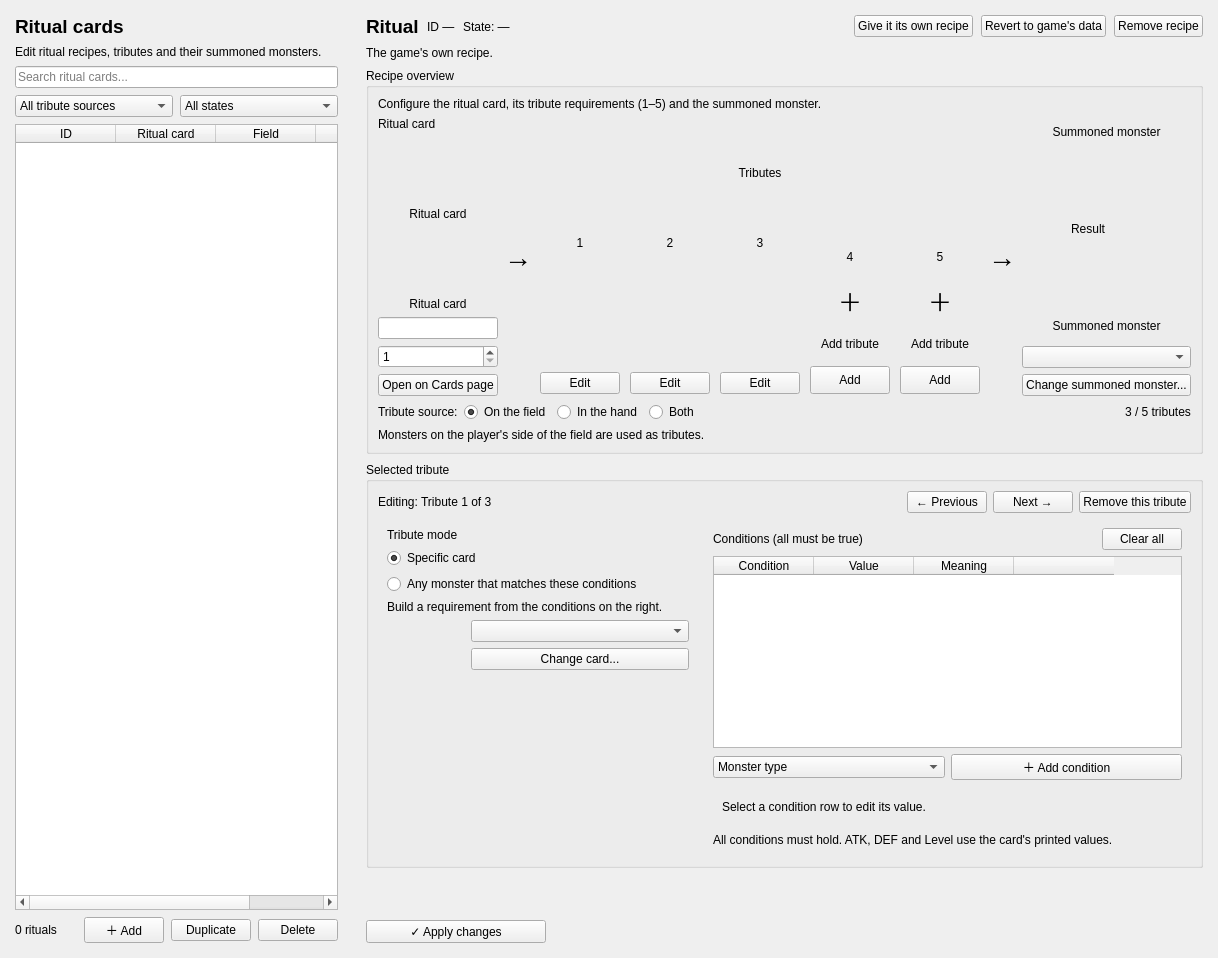
<?xml version="1.0" encoding="UTF-8"?>
<ui version="4.0">
 <class>WorkspacePage</class>
 <widget class="QWidget" name="WorkspacePage">
  <layout class="QHBoxLayout" name="ritualsPageLayout">
   <property name="spacing"><number>10</number></property><property name="leftMargin"><number>6</number></property><property name="topMargin"><number>6</number></property><property name="rightMargin"><number>6</number></property><property name="bottomMargin"><number>6</number></property>
   <item>
    <widget class="QFrame" name="ritualListPanel">
     <property name="minimumSize"><size><width>320</width><height>0</height></size></property><property name="maximumSize"><size><width>390</width><height>16777215</height></size></property>
     <layout class="QVBoxLayout" name="ritualListLayout">
      <property name="spacing"><number>7</number></property>
      <item><widget class="QLabel" name="ritualListTitle"><property name="text"><string>Ritual cards</string></property><property name="styleSheet"><string notr="true">font-size:19px;font-weight:700;</string></property></widget></item>
      <item><widget class="QLabel" name="ritualListSummary"><property name="text"><string>Edit ritual recipes, tributes and their summoned monsters.</string></property><property name="wordWrap"><bool>true</bool></property></widget></item>
      <item><widget class="QLineEdit" name="ritualSearchEdit"><property name="placeholderText"><string>Search ritual cards...</string></property></widget></item>
      <item><layout class="QHBoxLayout" name="ritualFiltersLayout">
       <item><widget class="QComboBox" name="ritualSourceFilter"><item><property name="text"><string>All tribute sources</string></property></item><item><property name="text"><string>On the field</string></property></item><item><property name="text"><string>In the hand</string></property></item><item><property name="text"><string>Both</string></property></item></widget></item>
       <item><widget class="QComboBox" name="ritualStateFilter"><item><property name="text"><string>All states</string></property></item><item><property name="text"><string>Stock</string></property></item><item><property name="text"><string>Changed</string></property></item><item><property name="text"><string>Added</string></property></item><item><property name="text"><string>No recipe</string></property></item><item><property name="text"><string>Uses base recipe</string></property></item></widget></item>
      </layout></item>
      <item><widget class="QTableWidget" name="ritualTable"><property name="columnCount"><number>4</number></property><property name="rowCount"><number>0</number></property><property name="selectionBehavior"><enum>QAbstractItemView::SelectionBehavior::SelectRows</enum></property><property name="selectionMode"><enum>QAbstractItemView::SelectionMode::SingleSelection</enum></property><property name="editTriggers"><set>QAbstractItemView::EditTrigger::NoEditTriggers</set></property><property name="alternatingRowColors"><bool>true</bool></property><attribute name="verticalHeaderVisible"><bool>false</bool></attribute><column><property name="text"><string>ID</string></property></column><column><property name="text"><string>Ritual card</string></property></column><column><property name="text"><string>Field</string></property></column><column><property name="text"><string>State</string></property></column></widget></item>
      <item><layout class="QHBoxLayout" name="ritualListFooter"><item><widget class="QLabel" name="ritualCountLabel"><property name="text"><string>0 rituals</string></property></widget></item><item><spacer name="ritualListFooterSpacer"><property name="orientation"><enum>Qt::Orientation::Horizontal</enum></property><property name="sizeHint" stdset="0"><size><width>20</width><height>20</height></size></property></spacer></item><item><widget class="QPushButton" name="addRitualButton"><property name="text"><string>＋ Add</string></property></widget></item><item><widget class="QPushButton" name="duplicateRitualButton"><property name="text"><string>Duplicate</string></property></widget></item><item><widget class="QPushButton" name="deleteRitualButton"><property name="text"><string>Delete</string></property></widget></item></layout></item>
     </layout>
    </widget>
   </item>
   <item>
    <widget class="QFrame" name="ritualEditorPanel">
     <layout class="QVBoxLayout" name="ritualEditorLayout">
      <property name="spacing"><number>8</number></property>
      <item><layout class="QHBoxLayout" name="ritualHeaderLayout"><item><widget class="QLabel" name="ritualHeadingLabel"><property name="text"><string>Ritual</string></property><property name="styleSheet"><string notr="true">font-size:19px;font-weight:700;</string></property></widget></item><item><widget class="QLabel" name="ritualIdLabel"><property name="text"><string>ID —</string></property></widget></item><item><widget class="QLabel" name="ritualStateLabel"><property name="text"><string>State: —</string></property></widget></item><item><spacer name="ritualHeaderSpacer"><property name="orientation"><enum>Qt::Orientation::Horizontal</enum></property><property name="sizeHint" stdset="0"><size><width>40</width><height>20</height></size></property></spacer></item><item><widget class="QPushButton" name="giveOwnRecipeButton"><property name="text"><string>Give it its own recipe</string></property></widget></item><item><widget class="QPushButton" name="revertRitualButton"><property name="text"><string>Revert to game's data</string></property></widget></item><item><widget class="QPushButton" name="removeRecipeButton"><property name="text"><string>Remove recipe</string></property></widget></item></layout></item>
      <item><widget class="QLabel" name="ritualStatusLabel"><property name="text"><string>The game's own recipe.</string></property></widget></item>
      <item><widget class="QGroupBox" name="recipeOverviewGroup"><property name="title"><string>Recipe overview</string></property><layout class="QVBoxLayout" name="recipeOverviewLayout">
       <item><widget class="QLabel" name="ritualRecipeSummaryLabel"><property name="text"><string>Configure the ritual card, its tribute requirements (1–5) and the summoned monster.</string></property></widget></item>
       <item><layout class="QHBoxLayout" name="ritualTopLayout">
        <item><layout class="QVBoxLayout" name="ritualCardGroupLayout"><item><widget class="QLabel" name="ritualCardGroupLabel"><property name="text"><string>Ritual card</string></property></widget></item><item><widget class="QLabel" name="ritualCardPreview"><property name="minimumSize"><size><width>112</width><height>154</height></size></property><property name="maximumSize"><size><width>132</width><height>178</height></size></property><property name="alignment"><set>Qt::AlignmentFlag::AlignCenter</set></property><property name="text"><string>Ritual card</string></property></widget></item><item><widget class="QLabel" name="ritualCardNameEditLabel"><property name="text"><string>Ritual card</string></property><property name="alignment"><set>Qt::AlignmentFlag::AlignCenter</set></property></widget></item><item><widget class="QLineEdit" name="ritualCardNameEdit"><property name="visible"><bool>false</bool></property><property name="readOnly"><bool>true</bool></property></widget></item><item><widget class="QSpinBox" name="ritualCardIdSpin"><property name="visible"><bool>false</bool></property><property name="minimum"><number>1</number></property><property name="maximum"><number>9999</number></property></widget></item><item><widget class="QPushButton" name="openRitualCardButton"><property name="visible"><bool>false</bool></property><property name="text"><string>Open on Cards page</string></property></widget></item></layout></item>
        <item><widget class="QLabel" name="ritualArrowLabel"><property name="text"><string>→</string></property><property name="styleSheet"><string notr="true">font-size:28px;</string></property></widget></item>
        <item><layout class="QVBoxLayout" name="tributeSlotsBox"><item><widget class="QLabel" name="tributeSlotsTitle"><property name="text"><string>Tributes</string></property><property name="alignment"><set>Qt::AlignmentFlag::AlignCenter</set></property></widget></item><item><layout class="QHBoxLayout" name="tributeSlotsLayout">
         <item><widget class="QFrame" name="tributeSlot1"><layout class="QVBoxLayout" name="tributeSlot1Layout"><property name="leftMargin"><number>2</number></property><property name="topMargin"><number>2</number></property><property name="rightMargin"><number>2</number></property><property name="bottomMargin"><number>2</number></property><property name="spacing"><number>2</number></property><item><widget class="QLabel" name="tributeSlot1Title"><property name="text"><string>1</string></property><property name="alignment"><set>Qt::AlignmentFlag::AlignCenter</set></property></widget></item><item><widget class="QLabel" name="tributeSlot1Preview"><property name="minimumSize"><size><width>64</width><height>86</height></size></property><property name="maximumSize"><size><width>64</width><height>86</height></size></property><property name="alignment"><set>Qt::AlignmentFlag::AlignCenter</set></property></widget></item><item><widget class="QLabel" name="tributeSlot1Summary"><property name="minimumSize"><size><width>0</width><height>30</height></size></property><property name="maximumSize"><size><width>16777215</width><height>30</height></size></property><property name="wordWrap"><bool>true</bool></property><property name="alignment"><set>Qt::AlignmentFlag::AlignCenter</set></property></widget></item><item><widget class="QPushButton" name="selectTribute1Button"><property name="maximumSize"><size><width>16777215</width><height>28</height></size></property><property name="text"><string>Edit</string></property></widget></item></layout></widget></item>
         <item><widget class="QFrame" name="tributeSlot2"><layout class="QVBoxLayout" name="tributeSlot2Layout"><property name="leftMargin"><number>2</number></property><property name="topMargin"><number>2</number></property><property name="rightMargin"><number>2</number></property><property name="bottomMargin"><number>2</number></property><property name="spacing"><number>2</number></property><item><widget class="QLabel" name="tributeSlot2Title"><property name="text"><string>2</string></property><property name="alignment"><set>Qt::AlignmentFlag::AlignCenter</set></property></widget></item><item><widget class="QLabel" name="tributeSlot2Preview"><property name="minimumSize"><size><width>64</width><height>86</height></size></property><property name="maximumSize"><size><width>64</width><height>86</height></size></property><property name="alignment"><set>Qt::AlignmentFlag::AlignCenter</set></property></widget></item><item><widget class="QLabel" name="tributeSlot2Summary"><property name="minimumSize"><size><width>0</width><height>30</height></size></property><property name="maximumSize"><size><width>16777215</width><height>30</height></size></property><property name="wordWrap"><bool>true</bool></property><property name="alignment"><set>Qt::AlignmentFlag::AlignCenter</set></property></widget></item><item><widget class="QPushButton" name="selectTribute2Button"><property name="maximumSize"><size><width>16777215</width><height>28</height></size></property><property name="text"><string>Edit</string></property></widget></item></layout></widget></item>
         <item><widget class="QFrame" name="tributeSlot3"><layout class="QVBoxLayout" name="tributeSlot3Layout"><property name="leftMargin"><number>2</number></property><property name="topMargin"><number>2</number></property><property name="rightMargin"><number>2</number></property><property name="bottomMargin"><number>2</number></property><property name="spacing"><number>2</number></property><item><widget class="QLabel" name="tributeSlot3Title"><property name="text"><string>3</string></property><property name="alignment"><set>Qt::AlignmentFlag::AlignCenter</set></property></widget></item><item><widget class="QLabel" name="tributeSlot3Preview"><property name="minimumSize"><size><width>64</width><height>86</height></size></property><property name="maximumSize"><size><width>64</width><height>86</height></size></property><property name="alignment"><set>Qt::AlignmentFlag::AlignCenter</set></property></widget></item><item><widget class="QLabel" name="tributeSlot3Summary"><property name="minimumSize"><size><width>0</width><height>30</height></size></property><property name="maximumSize"><size><width>16777215</width><height>30</height></size></property><property name="wordWrap"><bool>true</bool></property><property name="alignment"><set>Qt::AlignmentFlag::AlignCenter</set></property></widget></item><item><widget class="QPushButton" name="selectTribute3Button"><property name="maximumSize"><size><width>16777215</width><height>28</height></size></property><property name="text"><string>Edit</string></property></widget></item></layout></widget></item>
         <item><widget class="QFrame" name="tributeSlot4"><layout class="QVBoxLayout" name="tributeSlot4Layout"><property name="leftMargin"><number>2</number></property><property name="topMargin"><number>2</number></property><property name="rightMargin"><number>2</number></property><property name="bottomMargin"><number>2</number></property><property name="spacing"><number>2</number></property><item><widget class="QLabel" name="tributeSlot4Title"><property name="text"><string>4</string></property><property name="alignment"><set>Qt::AlignmentFlag::AlignCenter</set></property></widget></item><item><widget class="QLabel" name="tributeSlot4Preview"><property name="text"><string>＋</string></property><property name="styleSheet"><string notr="true">font-size:24px;</string></property><property name="alignment"><set>Qt::AlignmentFlag::AlignCenter</set></property></widget></item><item><widget class="QLabel" name="tributeSlot4Summary"><property name="text"><string>Add tribute</string></property><property name="alignment"><set>Qt::AlignmentFlag::AlignCenter</set></property></widget></item><item><widget class="QPushButton" name="addTribute4Button"><property name="maximumSize"><size><width>16777215</width><height>28</height></size></property><property name="text"><string>Add</string></property></widget></item></layout></widget></item>
         <item><widget class="QFrame" name="tributeSlot5"><layout class="QVBoxLayout" name="tributeSlot5Layout"><property name="leftMargin"><number>2</number></property><property name="topMargin"><number>2</number></property><property name="rightMargin"><number>2</number></property><property name="bottomMargin"><number>2</number></property><property name="spacing"><number>2</number></property><item><widget class="QLabel" name="tributeSlot5Title"><property name="text"><string>5</string></property><property name="alignment"><set>Qt::AlignmentFlag::AlignCenter</set></property></widget></item><item><widget class="QLabel" name="tributeSlot5Preview"><property name="text"><string>＋</string></property><property name="styleSheet"><string notr="true">font-size:24px;</string></property><property name="alignment"><set>Qt::AlignmentFlag::AlignCenter</set></property></widget></item><item><widget class="QLabel" name="tributeSlot5Summary"><property name="text"><string>Add tribute</string></property><property name="alignment"><set>Qt::AlignmentFlag::AlignCenter</set></property></widget></item><item><widget class="QPushButton" name="addTribute5Button"><property name="maximumSize"><size><width>16777215</width><height>28</height></size></property><property name="text"><string>Add</string></property></widget></item></layout></widget></item>
        </layout></item></layout></item>
        <item><widget class="QLabel" name="resultArrowLabel"><property name="text"><string>→</string></property><property name="styleSheet"><string notr="true">font-size:28px;</string></property></widget></item>
        <item><layout class="QVBoxLayout" name="ritualResultLayout"><item><widget class="QLabel" name="ritualResultTitle"><property name="text"><string>Summoned monster</string></property><property name="alignment"><set>Qt::AlignmentFlag::AlignCenter</set></property></widget></item><item><widget class="QLabel" name="ritualResultPreview"><property name="minimumSize"><size><width>112</width><height>154</height></size></property><property name="maximumSize"><size><width>132</width><height>178</height></size></property><property name="alignment"><set>Qt::AlignmentFlag::AlignCenter</set></property><property name="text"><string>Result</string></property></widget></item><item><widget class="QLabel" name="ritualResultNameLabel"><property name="text"><string>Summoned monster</string></property><property name="alignment"><set>Qt::AlignmentFlag::AlignCenter</set></property></widget></item><item><widget class="QComboBox" name="ritualResultCardCombo"><property name="visible"><bool>false</bool></property></widget></item><item><widget class="QPushButton" name="changeRitualResultButton"><property name="text"><string>Change summoned monster...</string></property></widget></item></layout></item>
       </layout></item>
       <item><layout class="QHBoxLayout" name="tributeOriginLayout"><item><widget class="QLabel" name="tributeOriginLabel"><property name="text"><string>Tribute source:</string></property></widget></item><item><widget class="QRadioButton" name="originFieldRadio"><property name="text"><string>On the field</string></property><property name="checked"><bool>true</bool></property></widget></item><item><widget class="QRadioButton" name="originHandRadio"><property name="text"><string>In the hand</string></property></widget></item><item><widget class="QRadioButton" name="originBothRadio"><property name="text"><string>Both</string></property></widget></item><item><spacer name="tributeOriginSpacer"><property name="orientation"><enum>Qt::Orientation::Horizontal</enum></property><property name="sizeHint" stdset="0"><size><width>40</width><height>20</height></size></property></spacer></item><item><widget class="QLabel" name="tributeCountStatusLabel"><property name="text"><string>3 / 5 tributes</string></property></widget></item></layout></item>
       <item><widget class="QLabel" name="tributeOriginHintLabel"><property name="text"><string>Monsters on the player's side of the field are used as tributes.</string></property></widget></item>
      </layout></widget></item>
      <item><widget class="QGroupBox" name="selectedTributeGroup"><property name="title"><string>Selected tribute</string></property><layout class="QVBoxLayout" name="selectedTributeLayout">
       <item><layout class="QHBoxLayout" name="selectedTributeHeader"><item><widget class="QLabel" name="selectedTributeLabel"><property name="text"><string>Editing: Tribute 1 of 3</string></property></widget></item><item><spacer name="selectedTributeHeaderSpacer"><property name="orientation"><enum>Qt::Orientation::Horizontal</enum></property><property name="sizeHint" stdset="0"><size><width>40</width><height>20</height></size></property></spacer></item><item><widget class="QPushButton" name="previousTributeButton"><property name="text"><string>← Previous</string></property></widget></item><item><widget class="QPushButton" name="nextTributeButton"><property name="text"><string>Next →</string></property></widget></item><item><widget class="QPushButton" name="removeSelectedTributeButton"><property name="text"><string>Remove this tribute</string></property></widget></item></layout></item>
       <item><layout class="QHBoxLayout" name="selectedTributeBodyLayout"><item><widget class="QFrame" name="tributeModePanel"><property name="minimumSize"><size><width>320</width><height>0</height></size></property><layout class="QVBoxLayout" name="tributeModePanelLayout"><item><widget class="QLabel" name="tributeModeTitle"><property name="text"><string>Tribute mode</string></property></widget></item><item><widget class="QRadioButton" name="specificCardModeRadio"><property name="text"><string>Specific card</string></property><property name="checked"><bool>true</bool></property></widget></item><item><widget class="QRadioButton" name="ruleBasedModeRadio"><property name="text"><string>Any monster that matches these conditions</string></property></widget></item><item><widget class="QLabel" name="ruleBasedSummary"><property name="text"><string>Build a requirement from the conditions on the right.</string></property><property name="wordWrap"><bool>true</bool></property></widget></item><item><layout class="QHBoxLayout" name="specificCardControlsLayout"><item><widget class="QLabel" name="specificCardPreview"><property name="minimumSize"><size><width>78</width><height>104</height></size></property><property name="maximumSize"><size><width>78</width><height>104</height></size></property><property name="alignment"><set>Qt::AlignmentFlag::AlignCenter</set></property></widget></item><item><layout class="QVBoxLayout" name="specificCardSelectLayout"><item><widget class="QComboBox" name="specificTributeCardCombo"/></item><item><widget class="QPushButton" name="chooseSpecificTributeCardButton"><property name="text"><string>Change card...</string></property></widget></item><item><spacer name="specificCardControlsSpacer"><property name="orientation"><enum>Qt::Orientation::Vertical</enum></property><property name="sizeHint" stdset="0"><size><width>20</width><height>20</height></size></property></spacer></item></layout></item></layout></item></layout></widget></item>
        <item><widget class="QFrame" name="conditionsPanel"><layout class="QVBoxLayout" name="conditionsPanelLayout"><item><layout class="QHBoxLayout" name="conditionsHeader"><item><widget class="QLabel" name="conditionsTitle"><property name="text"><string>Conditions (all must be true)</string></property></widget></item><item><spacer name="conditionsHeaderSpacer"><property name="orientation"><enum>Qt::Orientation::Horizontal</enum></property><property name="sizeHint" stdset="0"><size><width>40</width><height>20</height></size></property></spacer></item><item><widget class="QPushButton" name="clearConditionsButton"><property name="text"><string>Clear all</string></property></widget></item></layout></item><item><widget class="QTableWidget" name="conditionsTable"><property name="minimumSize"><size><width>0</width><height>112</height></size></property><property name="wordWrap"><bool>false</bool></property><property name="columnCount"><number>4</number></property><property name="rowCount"><number>0</number></property><property name="selectionBehavior"><enum>QAbstractItemView::SelectionBehavior::SelectRows</enum></property><property name="editTriggers"><set>QAbstractItemView::EditTrigger::NoEditTriggers</set></property><attribute name="verticalHeaderVisible"><bool>false</bool></attribute><column><property name="text"><string>Condition</string></property></column><column><property name="text"><string>Value</string></property></column><column><property name="text"><string>Meaning</string></property></column><column><property name="text"><string/></property></column></widget></item><item><layout class="QHBoxLayout" name="addConditionLayout"><item><widget class="QComboBox" name="addConditionCombo"><item><property name="text"><string>Monster type</string></property></item><item><property name="text"><string>Fusion group</string></property></item><item><property name="text"><string>ATK at least</string></property></item><item><property name="text"><string>ATK at most</string></property></item><item><property name="text"><string>DEF at least</string></property></item><item><property name="text"><string>DEF at most</string></property></item><item><property name="text"><string>Level at least</string></property></item><item><property name="text"><string>Level at most</string></property></item><item><property name="text"><string>DEF above ATK</string></property></item><item><property name="text"><string>Is this card (or a copy)</string></property></item></widget></item><item><widget class="QPushButton" name="addConditionButton"><property name="text"><string>＋ Add condition</string></property></widget></item></layout></item><item><widget class="QStackedWidget" name="conditionEditorStack"><widget class="QWidget" name="conditionNonePage"><layout class="QVBoxLayout" name="conditionNonePageLayout"><item><widget class="QLabel" name="conditionNoneHint"><property name="text"><string>Select a condition row to edit its value.</string></property></widget></item></layout></widget><widget class="QWidget" name="conditionTypePage"><layout class="QHBoxLayout" name="conditionTypeLayout"><item><widget class="QLabel" name="conditionTypeLabel"><property name="text"><string>Monster type</string></property></widget></item><item><widget class="QComboBox" name="conditionTypeCombo"/></item></layout></widget><widget class="QWidget" name="conditionFusionGroupPage"><layout class="QHBoxLayout" name="conditionFusionGroupLayout"><item><widget class="QLabel" name="conditionFusionGroupLabel"><property name="text"><string>Fusion group</string></property></widget></item><item><widget class="QComboBox" name="conditionFusionGroupCombo"/></item></layout></widget><widget class="QWidget" name="conditionNumberPage"><layout class="QHBoxLayout" name="conditionNumberLayout"><item><widget class="QLabel" name="conditionNumberLabel"><property name="text"><string>Value</string></property></widget></item><item><widget class="QSpinBox" name="conditionNumberSpin"><property name="maximum"><number>9999</number></property></widget></item></layout></widget><widget class="QWidget" name="conditionCardPage"><layout class="QHBoxLayout" name="conditionCardLayout"><item><widget class="QLabel" name="conditionCardLabel"><property name="text"><string>Card</string></property></widget></item><item><widget class="QComboBox" name="conditionCardCombo"/></item><item><widget class="QPushButton" name="chooseConditionCardButton"><property name="text"><string>Choose...</string></property></widget></item></layout></widget><widget class="QWidget" name="conditionBooleanPage"><layout class="QHBoxLayout" name="conditionBooleanLayout"><item><widget class="QCheckBox" name="conditionDefenseAboveAttackCheck"><property name="text"><string>Require DEF &gt; ATK</string></property></widget></item></layout></widget></widget></item><item><widget class="QLabel" name="conditionsHintLabel"><property name="text"><string>All conditions must hold. ATK, DEF and Level use the card's printed values.</string></property></widget></item></layout></widget></item>
       </layout></item>
      </layout></widget></item>
      <item><widget class="QLabel" name="recipeSentenceLabel"><property name="wordWrap"><bool>true</bool></property></widget></item>
      <item><widget class="QLabel" name="ritualErrorLabel"><property name="wordWrap"><bool>true</bool></property></widget></item>
      <item><layout class="QHBoxLayout" name="ritualFooterLayout"><item><widget class="QPushButton" name="applyRitualButton"><property name="text"><string>✓ Apply changes</string></property><property name="minimumSize"><size><width>180</width><height>0</height></size></property></widget></item><item><spacer name="ritualFooterSpacer"><property name="orientation"><enum>Qt::Orientation::Horizontal</enum></property><property name="sizeHint" stdset="0"><size><width>40</width><height>20</height></size></property></spacer></item></layout></item>
     </layout>
    </widget>
   </item>
  </layout>
 </widget>
 <resources/><connections/>
</ui>
